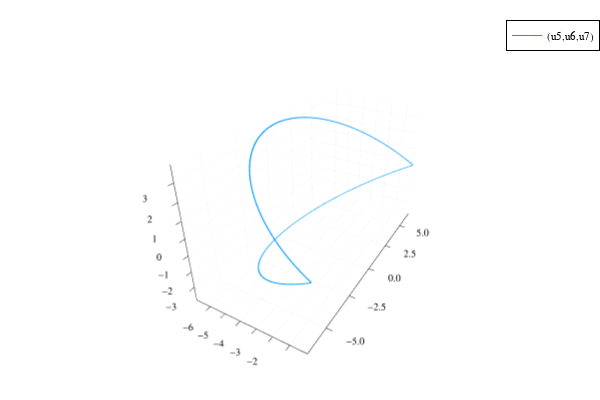

Notebook code for this chart:
### Code cell
#ToDo: Make a meshcat animation of the T-wrench here
plot(sol_q, vars=(5,6,7))

### Figure 1 — Plotly figure (JSON) as saved in the notebook; plotly's stock layout.template omitted (floating-point values rounded to 4 significant figures; data arrays with more than 128 entries replaced by an {"elided": "..."} marker saying what was removed)
{"data": [{"colorbar": {"title": ""}, "legendgroup": "(u5,u6,u7)", "line": {"color": "rgba(0, 154, 250, 1.000)", "dash": "solid", "shape": "linear", "width": 1}, "mode": "lines", "name": "(u5,u6,u7)", "scene": "scene", "showlegend": true, "type": "scatter3d", "x": {"elided": "3220 float values"}, "xaxis": "x", "y": {"elided": "3220 float values"}, "yaxis": "y", "z": {"elided": "3220 float values"}, "zaxis": "z", "zmax": null, "zmin": null}], "layout": {"annotations": [], "height": 400, "legend": {"bgcolor": "rgba(255, 255, 255, 1.000)", "bordercolor": "rgba(0, 0, 0, 1.000)", "borderwidth": 1, "font": {"color": "rgba(0, 0, 0, 1.000)", "family": "sans-serif", "size": 11}, "title": {"font": {"color": "rgba(0, 0, 0, 1.000)", "family": "sans-serif", "size": 15}, "text": ""}, "tracegroupgap": 0, "traceorder": "normal", "x": 1, "xanchor": "auto", "y": 1, "yanchor": "auto"}, "margin": {"b": 20, "l": 0, "r": 0, "t": 20}, "paper_bgcolor": "rgba(255, 255, 255, 1.000)", "plot_bgcolor": "rgba(255, 255, 255, 1.000)", "scene": {"camera": {"eye": {"x": 1.126, "y": -1.95, "z": 1.3}}, "domain": {"x": [0.06582, 0.9934], "y": [0.03762, 0.9902]}, "xaxis": {"gridcolor": "rgba(0, 0, 0, 0.100)", "gridwidth": 0.5, "linecolor": "rgba(0, 0, 0, 1.000)", "mirror": false, "range": [-6.96, -0.02116], "showgrid": true, "showline": true, "showticklabels": true, "tickangle": 0, "tickcolor": "rgb(0, 0, 0)", "tickfont": {"color": "rgba(0, 0, 0, 1.000)", "family": "sans-serif", "size": 11}, "tickmode": "array", "ticks": "inside", "ticktext": ["−6", "−5", "−4", "−3", "−2", "−1"], "tickvals": [-6, -5, -4, -3, -2, -1], "title": "", "titlefont": {"color": "rgba(0, 0, 0, 1.000)", "family": "sans-serif", "size": 15}, "type": "-", "visible": true, "zeroline": false, "zerolinecolor": "rgba(0, 0, 0, 1.000)"}, "yaxis": {"gridcolor": "rgba(0, 0, 0, 0.100)", "gridwidth": 0.5, "linecolor": "rgba(0, 0, 0, 1.000)", "mirror": false, "range": [-6.711, 6.71], "showgrid": true, "showline": true, "showticklabels": true, "tickangle": 0, "tickcolor": "rgb(0, 0, 0)", "tickfont": {"color": "rgba(0, 0, 0, 1.000)", "family": "sans-serif", "size": 11}, "tickmode": "array", "ticks": "inside", "ticktext": ["−5.0", "−2.5", "0.0", "2.5", "5.0"], "tickvals": [-5, -2.5, 0, 2.5, 5], "title": "", "titlefont": {"color": "rgba(0, 0, 0, 1.000)", "family": "sans-serif", "size": 15}, "type": "-", "visible": true, "zeroline": false, "zerolinecolor": "rgba(0, 0, 0, 1.000)"}, "zaxis": {"gridcolor": "rgba(0, 0, 0, 0.100)", "gridwidth": 0.5, "linecolor": "rgba(0, 0, 0, 1.000)", "mirror": false, "range": [-3.874, 3.873], "showgrid": true, "showline": true, "showticklabels": true, "tickangle": 0, "tickcolor": "rgb(0, 0, 0)", "tickfont": {"color": "rgba(0, 0, 0, 1.000)", "family": "sans-serif", "size": 11}, "tickmode": "array", "ticks": "inside", "ticktext": ["−3", "−2", "−1", "0", "1", "2", "3"], "tickvals": [-3, -2, -1, 0, 1, 2, 3], "title": "", "titlefont": {"color": "rgba(0, 0, 0, 1.000)", "family": "sans-serif", "size": 15}, "type": "-", "visible": true, "zeroline": false, "zerolinecolor": "rgba(0, 0, 0, 1.000)"}}, "showlegend": true, "width": 600}}
